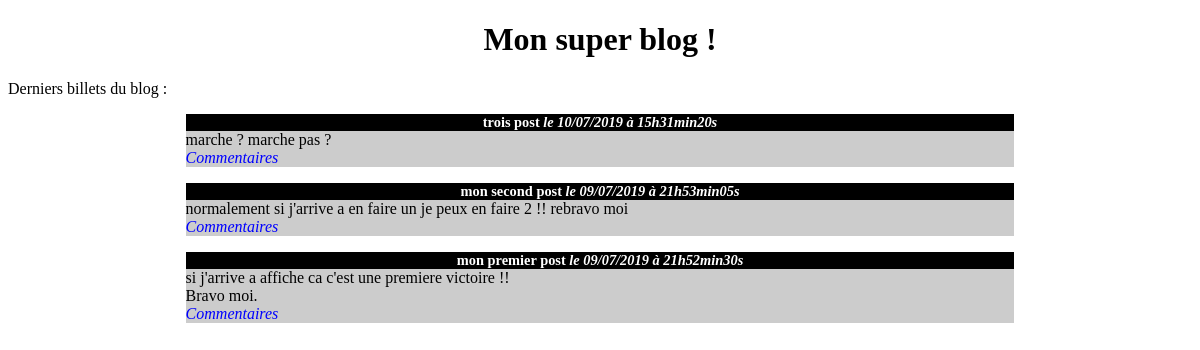
The page / on the database its author committed.
### tables this page shows
CREATE TABLE IF NOT EXISTS `posts` (
  `ID` int(11) NOT NULL AUTO_INCREMENT,
  `title` varchar(255) NOT NULL,
  `content` text NOT NULL,
  `creation_date` datetime NOT NULL,
  PRIMARY KEY (`ID`)
);

### controller/frontend.php (called while the page is built, shortened)
<?php
require_once('model/PostManager.php');
function listPosts()
{
    $postManager = new PostManager();
    $posts = $postManager->getPosts();
    require('view/frontend/listPostsView.php');
}

### model/PostManager.php (called while the page is built, shortened)
<?php
class PostManager extends Manager
{
    public function getPosts()
    {
        $db = $this->dbConnect();
        $req = $db->query('SELECT id, title, content, DATE_FORMAT(creation_date, \'%d/%m/%Y à %Hh%imin%ss\') AS creation_date_fr FROM posts ORDER BY creation_date DESC LIMIT 0, 5');
        return $req;
    }
   }

### view/frontend/listPostsView.php (the view, shortened to what this page needs)
<h1>Mon super blog !</h1>
<p>Derniers billets du blog :</p>
<?php
while ($data = $posts->fetch())
{
?>
    <div class="news">
        <h3>
            <?= htmlspecialchars($data['title']) ?>
            <em>le <?= $data['creation_date_fr'] ?></em>
        </h3>
        <p>
            <?= nl2br(htmlspecialchars($data['content'])) ?>
            <br />
            <em><a href="index.php?action=post&amp;id=<?= $data['id'] ?>">Commentaires</a></em>
        </p>
    </div>
<?php
}
?>
<?php require('view/frontend/template.php'); ?>

### public/css/style.css (style rules this page uses)
h1, h3 { text-align:center; }
h3 { background-color:black; color:white; font-size:0.9em; margin-bottom:0px; }
.news p { background-color:#CCCCCC; margin-top:0px; }
.news { width:70%; margin:auto; }
a { text-decoration: none; color: blue; }

### rows shown on the page
posts: title "trois post", creation_date_fr "10/07/2019 à 15h31min20s", content "marche ? marche pas ?"
posts: title "mon second post", creation_date_fr "09/07/2019 à 21h53min05s", content "normalement si j'arrive a en faire un je peux en faire 2 !! rebravo moi"
posts: title "mon premier post", creation_date_fr "09/07/2019 à 21h52min30s", content "si j'arrive a affiche ca c'est une premiere victoire !! Bravo moi."
